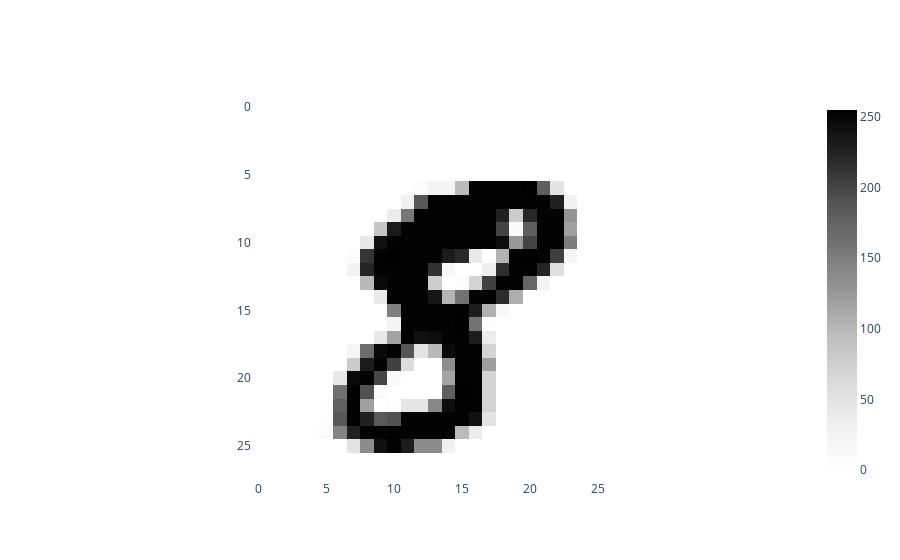

Notebook cell for this chart:
### Markdown cell above
Here I find the first observation that is labeled '8' and print the image out as an example of what one of these handwritten images look like.\
This image is the running example and it was chosen because an 8 typically has 2 loops in it and plent of connected spaces making it a good image to pick and look at.

### Code cell
# Reshape to (n_samples, n_pixels_x, n_pixels_y)
im8_idx = np.flatnonzero(y == 8)[0]
img8 = X.values[im8_idx].reshape(28, 28)
plot_heatmap(img8)

### Figure 1 — Plotly figure (JSON) as saved in the notebook; plotly's stock layout.template omitted (floating-point values rounded to 4 significant figures; data arrays with more than 128 entries replaced by an {"elided": "..."} marker saying what was removed)
{"data": [{"colorscale": [[0, "rgb(255,255,255)"], [0.125, "rgb(240,240,240)"], [0.25, "rgb(217,217,217)"], [0.375, "rgb(189,189,189)"], [0.5, "rgb(150,150,150)"], [0.625, "rgb(115,115,115)"], [0.75, "rgb(82,82,82)"], [0.875, "rgb(37,37,37)"], [1, "rgb(0,0,0)"]], "type": "heatmap", "z": {"elided": "28x28 int values"}}], "layout": {"plot_bgcolor": "white", "xaxis": {"constrain": "domain", "scaleanchor": "y"}, "yaxis": {"autorange": "reversed", "constrain": "domain"}}}
